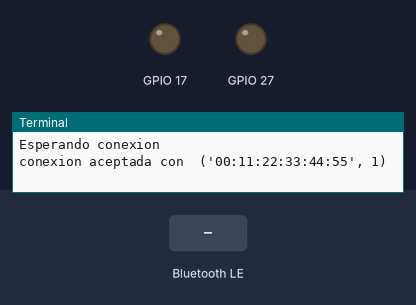
Simulated run of this program. Board: Raspberry Pi (BCM pin numbers). Parts: output pins drawn as LEDs (lit = HIGH), the last lines printed to the terminal. Dashed ring = blinking. The test bench sets the inputs (shaded band). A phone connects over Bluetooth after 1 s.

Above: at 2.2 s.
2.3 s: "turn-slight-left" written over Bluetooth
At 2.6 s:
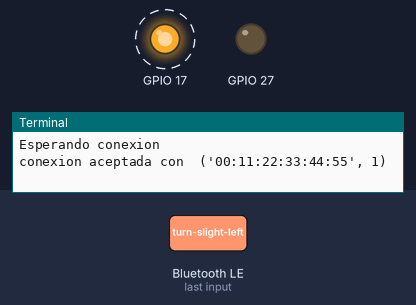
5.3 s: "turn-slight-right" written over Bluetooth
At 5.7 s:
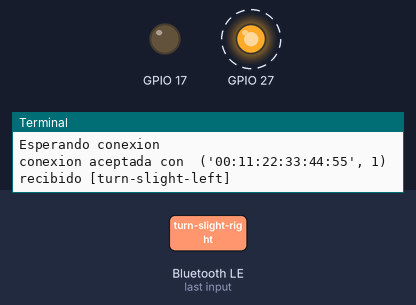
8.3 s: "straight" written over Bluetooth
At 9.5 s:
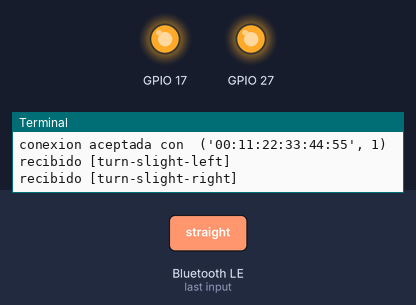
11.3 s: "turn-left" written over Bluetooth
At 11.8 s:
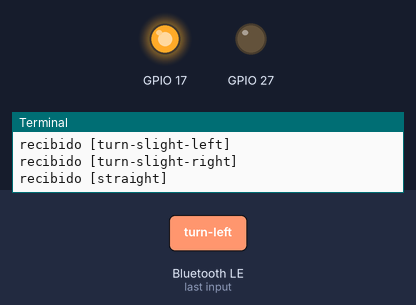
12.8 s: "uturn-right" written over Bluetooth
At 15.3 s:
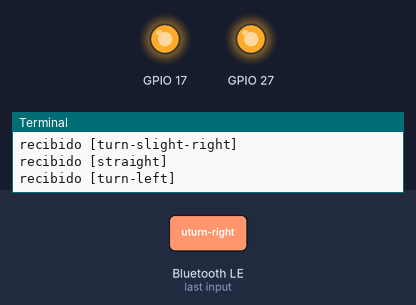
Timing chart, 0 to 16.8 s (numbered marks = the images above; inputs shaded):
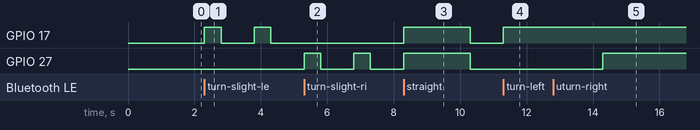

The program:

raspberry_listener.py
```python
import bluetooth
import RPi.GPIO as GPIO
import time
import serial

arduino = serial.Serial('/dev/ttyACM0', 9600)

GPIO.setmode(GPIO.BCM)
GPIO.setup(17, GPIO.OUT) ## GPIO 17 como salida
GPIO.setup(27, GPIO.OUT) ## GPIO 17 como salida

server_sock=bluetooth.BluetoothSocket( bluetooth.RFCOMM )

port = 1
server_sock.bind(("",port))
server_sock.listen(1)

print "Esperando conexion"

client_sock,address = server_sock.accept()
print "conexion aceptada con ",address

while True:
        data = client_sock.recv(1024)
        if data == 'salir':
                print "chau"
                client_sock.close()
                server_sock.close()
                GPIO.cleanup() ## Hago una limpieza de los GPIO
		arduino.close()
                break
        if data == 'turn-left':
                GPIO.output(17, True)
                time.sleep(3)
                GPIO.output(17, False)
        if data == 'turn-slight-left':
                GPIO.output(17, True)
                time.sleep(0.5)
                GPIO.output(17, False)
                time.sleep(1)
                GPIO.output(17, True)
                time.sleep(0.5)
                GPIO.output(17, False)

        if data == 'turn-slight-right':
                GPIO.output(27, True)
                time.sleep(0.5)
                GPIO.output(27, False)
                time.sleep(1)
                GPIO.output(27, True)
                time.sleep(0.5)
                GPIO.output(27, False)

        if data == 'straight':
		GPIO.output(27, True)
		GPIO.output(17, True)
                time.sleep(2)
                GPIO.output(27, False)
                GPIO.output(17, False)

        if data == 'uturn-right' or data == 'uturn-left':
		GPIO.output(17, True)
                GPIO.output(27, True)
                time.sleep(3)
                GPIO.output(17, False)
		GPIO.output(27, False)
                time.sleep(1)
		#-------------------
                GPIO.output(17, True)
		GPIO.output(27, True)
                time.sleep(3)
                GPIO.output(17, False)
		GPIO.output(27, False)

        if data == 'turn-right':
                GPIO.output(27, True)
                time.sleep(3)
                GPIO.output(27, False)

	if data == 'llegaste':
		GPIO.output(17, True)
		GPIO.output(27, True)
		time.sleep(1)
		GPIO.output(17, False)
                GPIO.output(27, False)
		time.sleep(1)
		#-------------------
		GPIO.output(17, True)
                GPIO.output(27, True)
                time.sleep(1)
                GPIO.output(17, False)
                GPIO.output(27, False)
                time.sleep(1)
		#-------------------
		GPIO.output(17, True)
                GPIO.output(27, True)
                time.sleep(1)
                GPIO.output(17, False)
                GPIO.output(27, False)
                time.sleep(1)

	if data == 'brake-on':
		arduino.write('H\n')

	if data == 'brake-off':
		arduino.write('L\n')

        print "recibido [%s]" % data
```

Measured:
- after the input at 2.3 s, GPIO 17: alternates HIGH for 0.50 s and LOW for 1.0 s, starting at once
- after the input at 5.3 s, GPIO 27: alternates HIGH for 0.50 s and LOW for 1.0 s, starting at once
- after the input at 8.3 s, GPIO 17, GPIO 27: LOW → HIGH at once, → LOW 2.0 s later
- after the input at 11.3 s, GPIO 17: LOW → HIGH at once
- after the input at 12.8 s, GPIO 17: stays HIGH (without the input it goes to LOW after 1.5 s); GPIO 27: LOW → HIGH after 1.5 s
